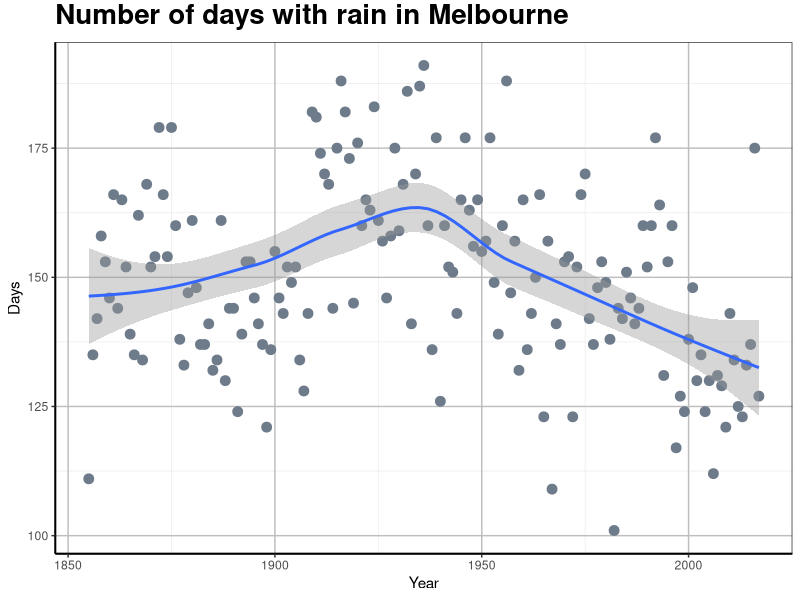
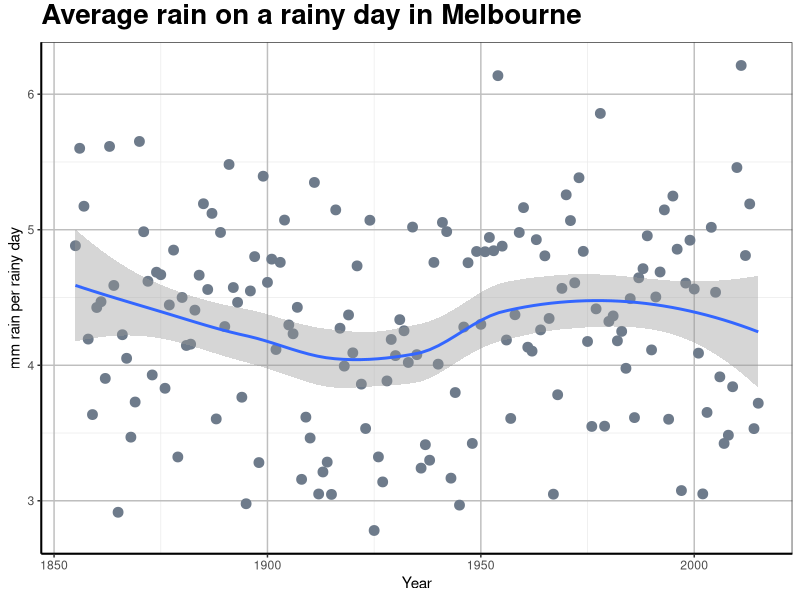

Write the R code that produced these figures, in order.
library(tidyverse)
library(reshape2)

data1<-read.csv("data/melbourne.csv", header = TRUE)

rain <- select(data1, everything())%>%
        filter(Year %in% 1855:2017)%>%
        group_by(Year)%>%
        filter(Rain>0)%>%
        summarise(Days =n())

rain2 <- select(data1, everything())%>%
        filter(Year %in% 1855:2015)%>%
        group_by(Year)%>%
        filter(Rain>0)%>%
        summarise(Amt = mean(Rain))


        

plot <- ggplot(rain, aes(Year,Days)) + 
        geom_point(size = 3, colour = "lightsteelblue4") + 
        geom_smooth(method = loess) + 
        #geom_smooth(method = lm) + 
        #ylim(150,300) +
        theme_bw()

plot <- plot +  labs(title="Number of days with rain in Melbourne") +
        theme(plot.title = element_text(size=20, face="bold", vjust=1.5, lineheight=1.2))


plot <- plot + theme(panel.grid.major = element_line(size = 0.5, color = "grey"), axis.line = element_line(size = 0.7, color = "black"))    
plot

plot <- ggplot(rain2, aes(Year,Amt)) + 
        geom_point(size = 3, colour = "lightsteelblue4") + 
        geom_smooth(method = loess) + 
        #ylim(150,300) +
        theme_bw()

plot <- plot +  labs(y= "mm rain per rainy day", title="Average rain on a rainy day in Melbourne") +
        theme(plot.title = element_text(size=20, face="bold", vjust=1.5, lineheight=1.2))


plot <- plot + theme(panel.grid.major = element_line(size = 0.5, color = "grey"), axis.line = element_line(size = 0.7, color = "black"))    
plot
